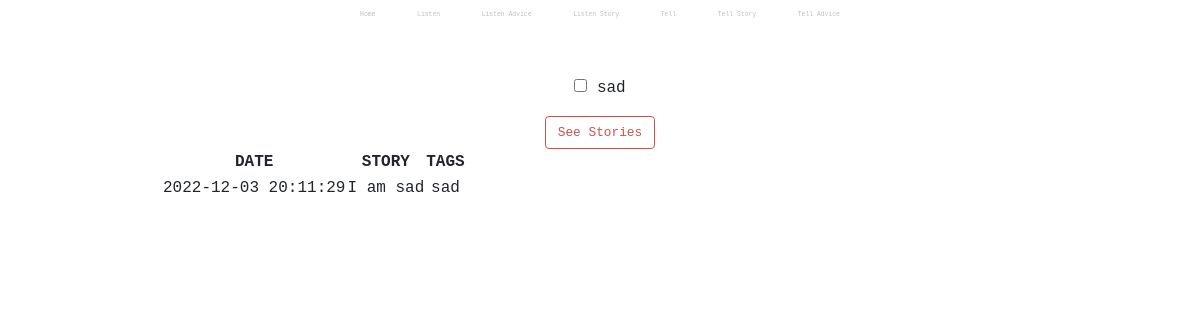
/listen_story, run on an earlier commit of the app's database.
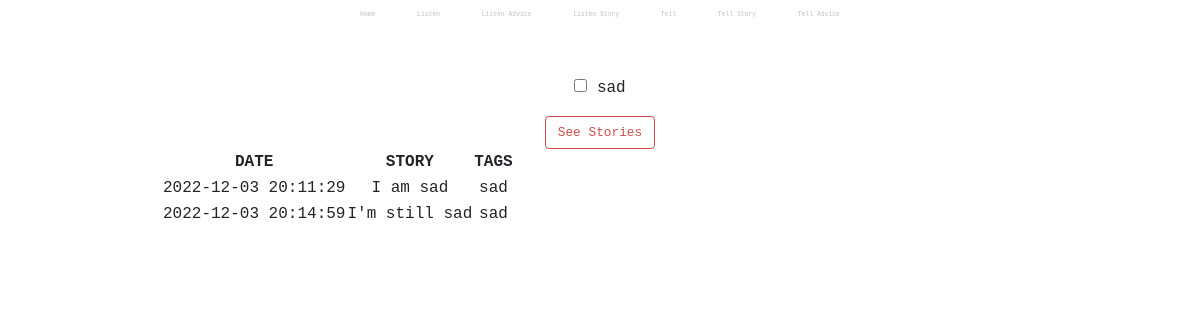
And on a later commit of the database.
### tables this page shows
CREATE TABLE tags (
                post_id INTEGER,
                reply_id INTEGER,
                tag INTEGER,
                FOREIGN KEY(post_id) REFERENCES post(post_id),
                FOREIGN KEY(reply_id) REFERENCES reply(reply_id)
            );

CREATE TABLE post (
                    post_id INTEGER NOT NULL UNIQUE,
                    post_entry TEXT NOT NULL,
                    post_time DATETIME NOT NULL DEFAULT CURRENT_TIMESTAMP,
                    post_replyability text,
                    PRIMARY KEY(post_id AUTOINCREMENT)
                );

### app.py (the view)
@app.route("/listen_story", methods=["GET", "POST"])
def listen_story():
    stories = db.execute("SELECT * FROM post JOIN tags ON post.post_id = tags.post_id ORDER BY post_time")
    return render_template("listen_story.html", stories=stories)

### templates/listen_story.html (shortened to what this page needs)
{% extends "layout.html" %}
{% block main %}
<form action="/listen_story" method="post">
    <div class="mb-3">
        <input type="checkbox" value="sad" id="listen_tags" name="listen_tags">
        <label for="listen_tags">sad</label>
    </div>
    <button class="btn btn-primary" type="submit">See Stories</button>
</form>
<table>
    <thead>
        <tr>
        <th>DATE</th>
        <th>STORY</th>
        <th>TAGS</th>
        </tr>
    </thead>
    <tbody>
        {% for i in stories %}
        <tr>
            <td>{{ i.post_time }}</td>
            <td>{{ i.post_entry }}</td>
            <td>{{ i.tag }}</td>
        </tr>
        {% endfor %}
    </tbody>
</table>
{% endblock %}

### templates/layout.html (shortened to what this page needs)
<!DOCTYPE html>
<html lang="en">
    <head>
        <link href="https://cdn.jsdelivr.net/npm/bootstrap@5.1.3/dist/css/bootstrap.min.css" rel="stylesheet">
        <link href="/static/styles.css" rel="stylesheet">
    </head>
    <body>
        <nav>
            <a class="nav-link" href="/">Home</a>
            <a class="nav-link" href="/listen">Listen</a>
            <a class="nav-link" href="/listen_advice">Listen Advice</a>
            <a class="nav-link" href="/listen_story">Listen Story</a>
            <a class="nav-link" href="/tell">Tell</a>
            <a class="nav-link" href="/tell_story">Tell Story</a>
            <a class="nav-link" href="/tell_advice">Tell Advice</a>
        </nav>
        <main class="container-fluid py-5 text-center">
            {% block main %}{% endblock %}
        </main>
    </body>
</html>

### static/styles.css (style rules this page uses)
body { display: block; margin-left: auto; margin-right: auto; width: 75%; text-align: center; text-decoration: none; font-family: 'andale mono', monospace; }
a { text-decoration: none; }
nav { display: inline-block; text-decoration: none; }
.nav-link { display: inline-block; text-decoration: none; font-size: 40%; color: rgb(193, 192, 192); }
.btn { text-decoration: none; font-size: 80%; font-style: bold; color: #d44e4e; background: none; border-color: #d44e4e; border-style: solid; }

What changed in the data, as far as the page shows it:
added tags: post_time "2022-12-03 20:14:59", post_entry "I'm still sad", tag "sad"
